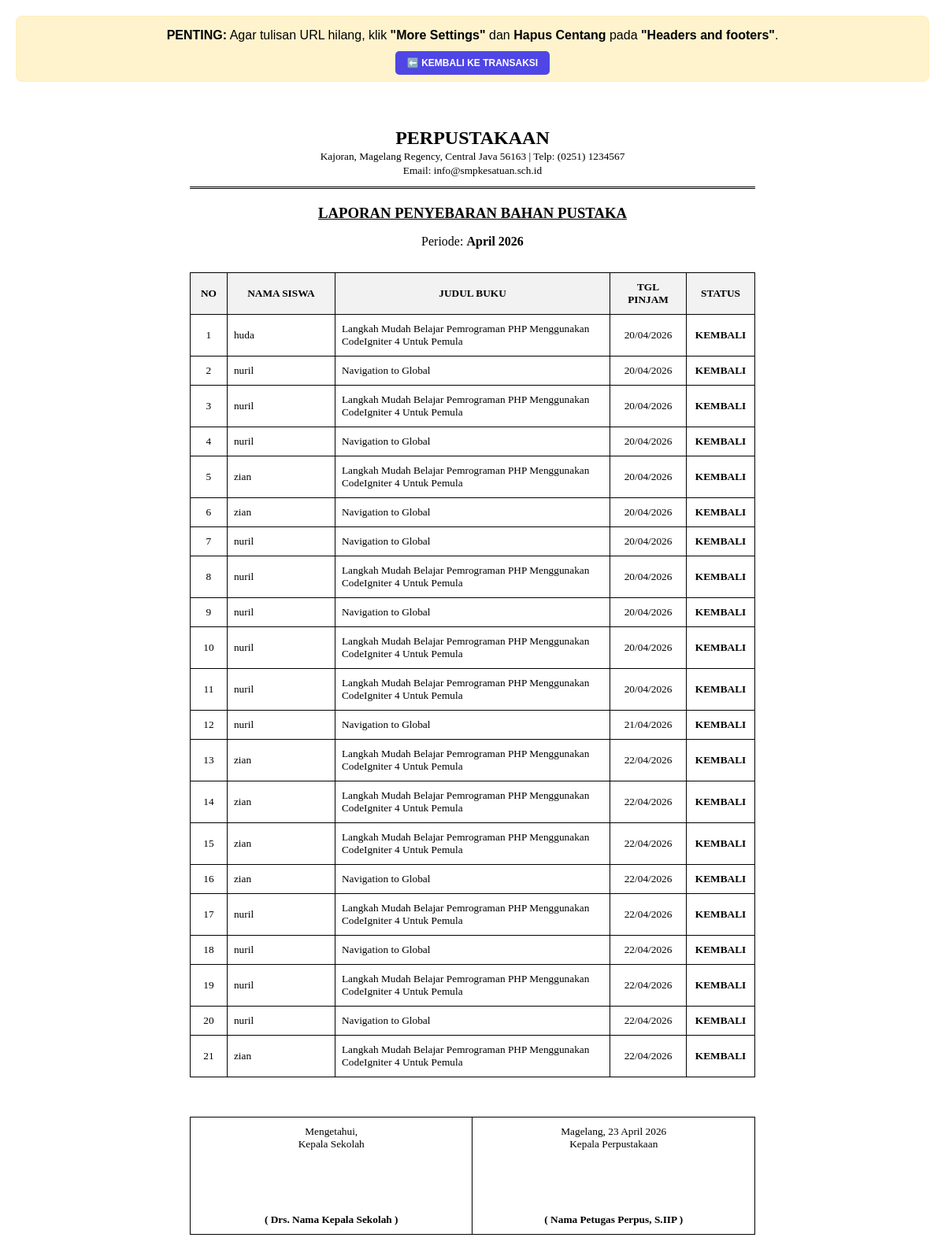
Screenshot of /admin/laporan_otomatis.php with the database file from the repository.
### tables this page shows
CREATE TABLE `transaksi` (
  `id` int NOT NULL,
  `anggota_id` int NOT NULL,
  `buku_id` int NOT NULL,
  `tgl_pinjam` date NOT NULL,
  `tgl_kembali` date NOT NULL,
  `status` enum('pinjam','kembali') DEFAULT 'pinjam'
);

CREATE TABLE `anggota` (
  `id` int NOT NULL,
  `user_id` int NOT NULL,
  `nama_lengkap` varchar(100) NOT NULL,
  `nis` varchar(20) NOT NULL,
  `alamat` text
);

CREATE TABLE `buku` (
  `id` int NOT NULL,
  `judul` varchar(150) NOT NULL,
  `penulis` varchar(100) NOT NULL,
  `stok` int DEFAULT '0',
  `isi_buku` text,
  `updated_at` timestamp NULL DEFAULT CURRENT_TIMESTAMP ON UPDATE CURRENT_TIMESTAMP,
  `sampul` varchar(255) DEFAULT NULL
);

CREATE TABLE `identitas` (
  `id` int NOT NULL,
  `nama_kepsek` varchar(100) DEFAULT NULL,
  `nama_pustakawan` varchar(100) DEFAULT NULL
);

### admin/laporan_otomatis.php (the view, shortened to what this page needs)
<?php
require_once('../koneksi.php');
$bulan_pilihan = isset($_GET['bulan']) ? $_GET['bulan'] : date('Y-m');
$nama_bulan = date('F Y', strtotime($bulan_pilihan));
$query = "SELECT t.*, a.nama_lengkap, b.judul
          FROM transaksi t
          JOIN anggota a ON t.anggota_id = a.id
          JOIN buku b ON t.buku_id = b.id
          WHERE t.tgl_pinjam LIKE '$bulan_pilihan%'
          ORDER BY t.tgl_pinjam ASC";
$result = $koneksi->query($query);
$q_identitas = "SELECT * FROM identitas LIMIT 1";
$res_id = $koneksi->query($q_identitas);
$data_id = $res_id->fetch_assoc();
$nama_kepsek = $data_id['nama_kepsek'] ?? "________________________";
$nama_pustakawan = $data_id['nama_pustakawan'] ?? "________________________";
?>
<!DOCTYPE html>
<html lang="id">
<head>
</head>
<body onload="window.print()">
    <div class="no-print">
        <p style="margin-top:0"><b>PENTING:</b> Agar tulisan URL hilang, klik <b>"More Settings"</b> dan <b>Hapus Centang</b> pada <b>"Headers and footers"</b>.</p>
        <a href="transaksi.php" class="btn-kembali">⬅️ KEMBALI KE TRANSAKSI</a>
    </div>
    <div class="wrapper">
        <div class="kop">
            <h2>PERPUSTAKAAN</h2>
            <p>Kajoran, Magelang Regency, Central Java 56163 | Telp: (0251) 1234567</p>
            <p>Email: info@smpkesatuan.sch.id</p>
        </div>
        <div class="judul-laporan">
            <h3>LAPORAN PENYEBARAN BAHAN PUSTAKA</h3>
            <p>Periode: <b><?= $nama_bulan ?></b></p>
        </div>
        <table>
            <thead>
                <tr>
                    <th width="30px">No</th>
                    <th width="120px">Nama Siswa</th>
                    <th>Judul Buku</th>
                    <th width="80px">Tgl Pinjam</th>
                    <th width="70px">Status</th>
                </tr>
            </thead>
            <tbody>
                <?php $no = 1; while($row = $result->fetch_assoc()): ?>
                <tr>
                    <td style="text-align:center;"><?= $no++; ?></td>
                    <td><?= htmlspecialchars($row['nama_lengkap']); ?></td>
                    <td><?= htmlspecialchars($row['judul']); ?></td>
                    <td style="text-align:center;"><?= date('d/m/Y', strtotime($row['tgl_pinjam'])); ?></td>
                    <td style="text-align:center;"><b><?= strtoupper($row['status']); ?></b></td>
                </tr>
                <?php endwhile; ?>
            </tbody>
        </table>
        <table class="ttd-table">
            <tr>
                <td>
                    Mengetahui,<br>Kepala Sekolah<br>
                    <div class="spacer"></div>
                    <b>( <?= $nama_kepsek ?> )</b>
                </td>
                <td>
                    Magelang, <?= date('d F Y') ?><br>Kepala Perpustakaan<br>
                    <div class="spacer"></div>
                    <b>( <?= $nama_pustakawan ?> )</b>
                </td>
            </tr>
        </table>
    </div>
</body>
</html>

### admin/laporan_otomatis.php (style rules this page uses)
body { font-family: "Times New Roman", Times, serif; background: #fff; margin: 0; padding: 0; }
.wrapper { width: 190mm; margin: auto; padding: 10mm; }
.kop { text-align: center; border-bottom: 3px double #000; padding-bottom: 10px; margin-bottom: 20px; }
.kop h2 { margin: 0; font-size: 18pt; text-transform: uppercase; }
.kop p { margin: 2px 0; font-size: 10pt; }
.judul-laporan { text-align: center; margin-bottom: 30px; }
.judul-laporan h3 { text-decoration: underline; margin-bottom: 5px; text-transform: uppercase; }
table { width: 100%; border-collapse: collapse; table-layout: fixed; }
th, td { border: 1px solid #000; padding: 10px 8px; font-size: 10pt; word-wrap: break-word; }
th { background-color: #f2f2f2 !important; -webkit-print-color-adjust: exact; text-transform: uppercase; }
.ttd-table { width: 100%; margin-top: 50px; border: none; }
.ttd-table td { border: none !text-align: center; width: 50%; vertical-align: top; text-align: center; }
.spacer { height: 80px; }
.no-print { background: #fff3cd; padding: 15px; border: 1px solid #ffeeba; margin: 20px; text-align: center; border-radius: 8px; font-family: sans-serif; }
.btn-kembali { text-decoration: none; background: #4f46e5; color: white; padding: 8px 15px; border-radius: 5px; font-size: 12px; font-weight: bold; }

### rows the page displays
transaksi: anggota.nama_lengkap "huda", buku.judul "Langkah Mudah Belajar Pemrograman PHP Menggunakan CodeIgniter 4 Untuk Pemula", tgl_pinjam "20/04/2026", status "KEMBALI"
transaksi: anggota.nama_lengkap "nuril", buku.judul "Navigation to Global", tgl_pinjam "20/04/2026", status "KEMBALI"
transaksi: anggota.nama_lengkap "nuril", buku.judul "Langkah Mudah Belajar Pemrograman PHP Menggunakan CodeIgniter 4 Untuk Pemula", tgl_pinjam "20/04/2026", status "KEMBALI"
transaksi: anggota.nama_lengkap "nuril", buku.judul "Navigation to Global", tgl_pinjam "20/04/2026", status "KEMBALI"
transaksi: anggota.nama_lengkap "zian", buku.judul "Langkah Mudah Belajar Pemrograman PHP Menggunakan CodeIgniter 4 Untuk Pemula", tgl_pinjam "20/04/2026", status "KEMBALI"
transaksi: anggota.nama_lengkap "zian", buku.judul "Navigation to Global", tgl_pinjam "20/04/2026", status "KEMBALI"
transaksi: anggota.nama_lengkap "nuril", buku.judul "Navigation to Global", tgl_pinjam "20/04/2026", status "KEMBALI"
transaksi: anggota.nama_lengkap "nuril", buku.judul "Langkah Mudah Belajar Pemrograman PHP Menggunakan CodeIgniter 4 Untuk Pemula", tgl_pinjam "20/04/2026", status "KEMBALI"
transaksi: anggota.nama_lengkap "nuril", buku.judul "Navigation to Global", tgl_pinjam "20/04/2026", status "KEMBALI"
transaksi: anggota.nama_lengkap "nuril", buku.judul "Langkah Mudah Belajar Pemrograman PHP Menggunakan CodeIgniter 4 Untuk Pemula", tgl_pinjam "20/04/2026", status "KEMBALI"
transaksi: anggota.nama_lengkap "nuril", buku.judul "Langkah Mudah Belajar Pemrograman PHP Menggunakan CodeIgniter 4 Untuk Pemula", tgl_pinjam "20/04/2026", status "KEMBALI"
transaksi: anggota.nama_lengkap "nuril", buku.judul "Navigation to Global", tgl_pinjam "21/04/2026", status "KEMBALI"
transaksi: anggota.nama_lengkap "zian", buku.judul "Langkah Mudah Belajar Pemrograman PHP Menggunakan CodeIgniter 4 Untuk Pemula", tgl_pinjam "22/04/2026", status "KEMBALI"
transaksi: anggota.nama_lengkap "zian", buku.judul "Langkah Mudah Belajar Pemrograman PHP Menggunakan CodeIgniter 4 Untuk Pemula", tgl_pinjam "22/04/2026", status "KEMBALI"
transaksi: anggota.nama_lengkap "zian", buku.judul "Langkah Mudah Belajar Pemrograman PHP Menggunakan CodeIgniter 4 Untuk Pemula", tgl_pinjam "22/04/2026", status "KEMBALI"
transaksi: anggota.nama_lengkap "zian", buku.judul "Navigation to Global", tgl_pinjam "22/04/2026", status "KEMBALI"
transaksi: anggota.nama_lengkap "nuril", buku.judul "Langkah Mudah Belajar Pemrograman PHP Menggunakan CodeIgniter 4 Untuk Pemula", tgl_pinjam "22/04/2026", status "KEMBALI"
transaksi: anggota.nama_lengkap "nuril", buku.judul "Navigation to Global", tgl_pinjam "22/04/2026", status "KEMBALI"
transaksi: anggota.nama_lengkap "nuril", buku.judul "Langkah Mudah Belajar Pemrograman PHP Menggunakan CodeIgniter 4 Untuk Pemula", tgl_pinjam "22/04/2026", status "KEMBALI"
transaksi: anggota.nama_lengkap "nuril", buku.judul "Navigation to Global", tgl_pinjam "22/04/2026", status "KEMBALI"
transaksi: anggota.nama_lengkap "zian", buku.judul "Langkah Mudah Belajar Pemrograman PHP Menggunakan CodeIgniter 4 Untuk Pemula", tgl_pinjam "22/04/2026", status "KEMBALI"
identitas: nama_kepsek "Drs. Nama Kepala Sekolah", nama_pustakawan "Nama Petugas Perpus, S.IIP"

### other values shown
$nama_bulan "April 2026"
